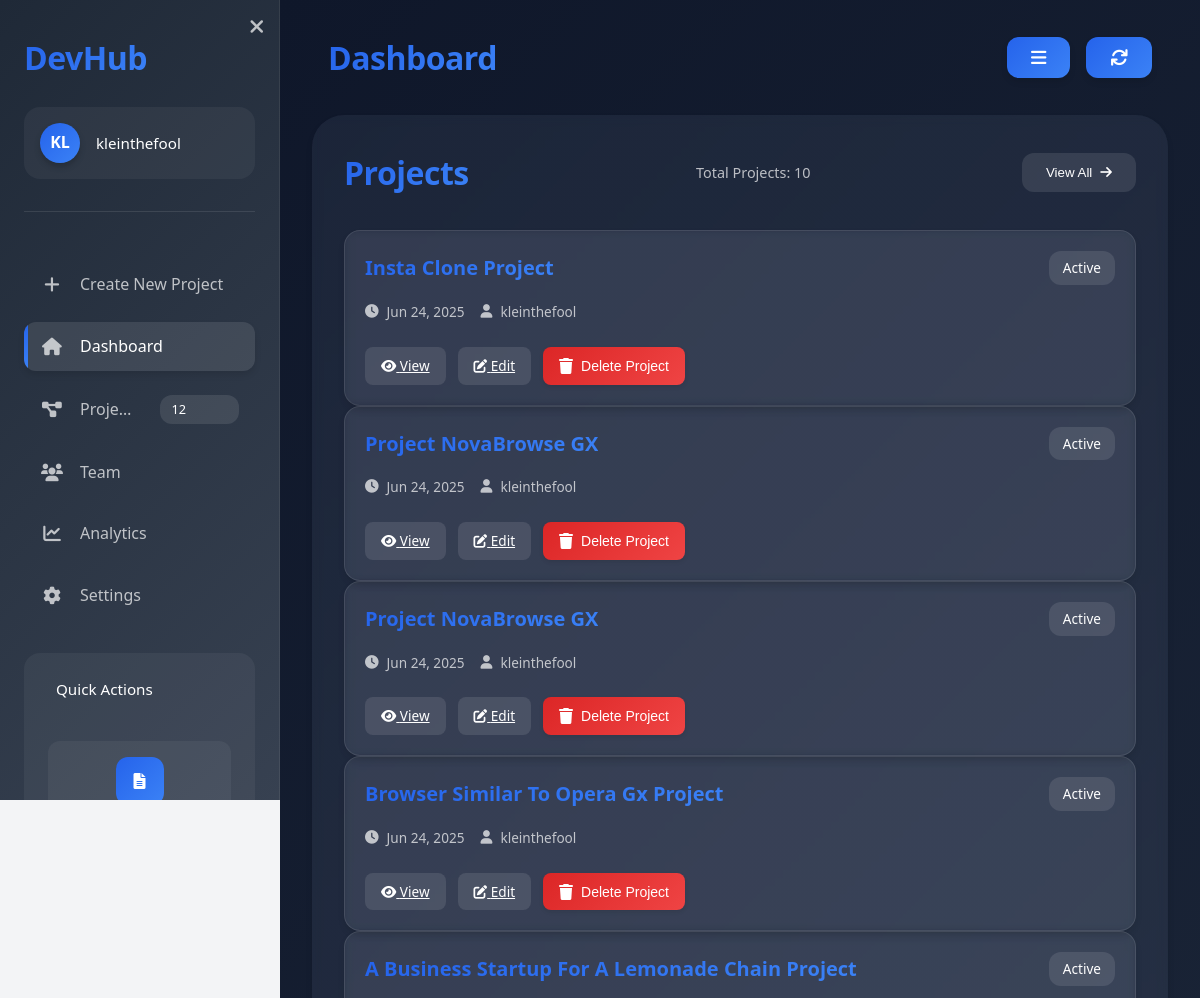
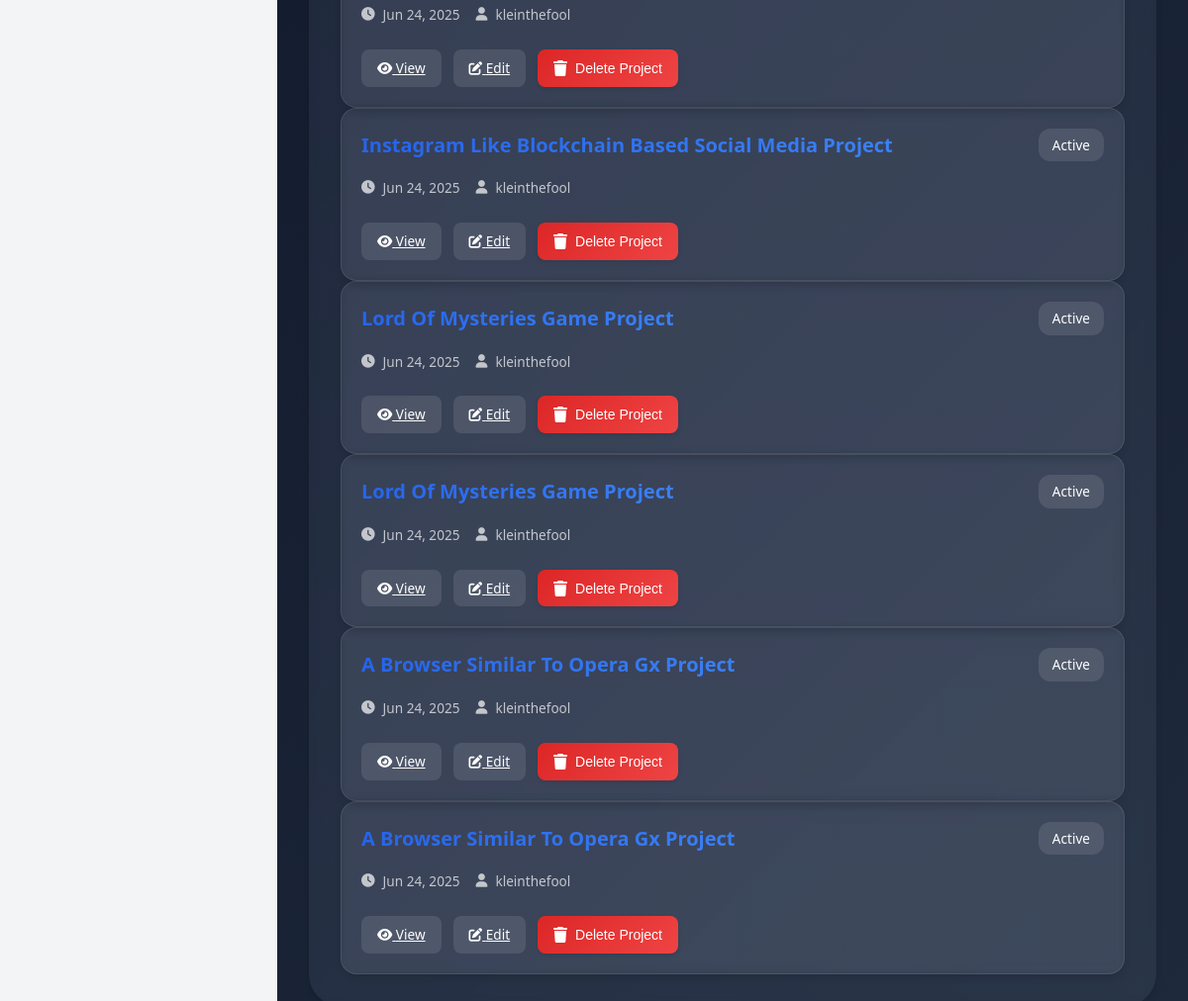
Screenshot of /users/dashboard/ (signed in) with the database file from the repository (2 pictures, top to bottom).
### projects/models.py (models this page shows, shortened)
class Project(models.Model):
    user = models.ForeignKey(User, on_delete=models.CASCADE)  # Links to the user who created it
    name = models.CharField(max_length=255)  # Project name
    created_at = models.DateTimeField(auto_now_add=True)  # Timestamp
    roadmap = models.JSONField(null=True, blank=True)  # Store the roadmap JSON data

### users/views.py (the view)
# urls.py: path("dashboard/", dashboard_view, name="dashboard"),
@login_required
def dashboard_view(request):
    projects = Project.objects.filter(user=request.user)  # Fetch only the logged-in user's projects
    return render(request, "dashboard.html", {"projects": projects})

### templates/dashboard.html (shortened to what this page needs)
<!DOCTYPE html>
<html lang="en">
<head>
    <link href="https://cdnjs.cloudflare.com/ajax/libs/font-awesome/6.0.0/css/all.min.css" rel="stylesheet">
</head>
<body>
    <div class="dashboard-container">
        <div class="sidebar">
            <div class="sidebar-header">
                <h2 class="sidebar-logo">DevHub</h2>
                <div class="sidebar-user">
                    <div class="user-avatar">{{ request.user.username|slice:':2'|upper }}</div>
                    <span class="user-name">{{ request.user.username|truncatechars:20 }}</span>
                </div>
                <button class="sidebar-toggle" onclick="toggleSidebar()">
                    <i class="fas fa-times"></i>
                </button>
            </div>
            <nav class="sidebar-nav">
                <a href="{% url 'create_project' %}" class="nav-item">
                    <i class="fas fa-plus"></i>
                    <span>Create New Project</span>
                </a>
                <a href="{% url 'dashboard' %}" class="nav-item active">
                    <i class="fas fa-home"></i>
                    <span>Dashboard</span>
                </a>
                <a href="#" class="nav-item">
                    <i class="fas fa-project-diagram"></i>
                    <span>Projects</span>
                    <span class="badge">12</span>
                </a>
                <a href="#" class="nav-item">
                    <i class="fas fa-users"></i>
                    <span>Team</span>
                </a>
                <a href="#" class="nav-item">
                    <i class="fas fa-chart-line"></i>
                    <span>Analytics</span>
                </a>
                <a href="#" class="nav-item">
                    <i class="fas fa-cog"></i>
                    <span>Settings</span>
                </a>
            </nav>
            <div class="quick-actions">
                <div class="quick-actions-header">
                    <h3 class="quick-actions-title">Quick Actions</h3>
                </div>
                <div class="quick-actions-list">
                    <div class="quick-action">
                        <div class="quick-action-icon">
                            <i class="fas fa-file-alt"></i>
                        </div>
                    </div>
                </div>
            </div>
        </div>
        <div class="content-area">
            <div class="header">
                <h1 class="header-title">Dashboard</h1>
                <div class="header-actions">
                    <button class="action-btn" onclick="toggleSidebar()">
                        <i class="fas fa-bars"></i>
                    </button>
                    <button class="action-btn" onclick="refreshDashboard()">
                        <i class="fas fa-sync"></i>
                    </button>
                </div>
            </div>
            <div class="projects-section">
                <div class="projects-header">
                    <h2 class="projects-title">Projects</h2>
                    <span class="projects-count">Total Projects: {{ projects|length }}</span>
                    <button class="view-all-btn">
                        View All
                        <i class="fas fa-arrow-right"></i>
                    </button>
                </div>
                {% if projects %}
                    <div class="projects-grid">
                        {% for project in projects %}
                            <div class="project-card">
                                <div class="project-card-header">
                                    <h3 class="project-card-title">{{ project.name }}</h3>
                                    <span class="project-card-status">Active</span>
                                </div>
                                <div class="project-card-meta">
                                    <div class="project-card-meta-item">
                                        <i class="fas fa-clock"></i>
                                        <span>{{ project.created_at|date:"M d, Y" }}</span>
                                    </div>
                                    <div class="project-card-meta-item">
                                        <i class="fas fa-user"></i>
                                        <span>{{ request.user.username }}</span>
                                    </div>
                                </div>
                                <div class="project-card-actions">
                                    <a href="{% url 'projects_1:dev_environment' project.id %}" class="project-card-action-btn">
                                        <i class="fas fa-eye"></i> View
                                    </a>
                                    <a href="{% url 'projects_1:dev_environment' project.id %}" class="project-card-action-btn">
                                        <i class="fas fa-edit"></i> Edit
                                    </a>
                                    <button class="delete-project-btn" onclick="deleteProject('{{ project.id }}')">
                                        <i class="fas fa-trash"></i>
                                        Delete Project
                                    </button>
                                </div>
                            </div>
                        {% endfor %}
                    </div>
                {% endif %}
            </div>
        </div>
</body>
</html>

### rows the page displays
Project: name "Insta Clone Project", created_at "Jun 24, 2025"
Project: name "Project NovaBrowse GX", created_at "Jun 24, 2025"
Project: name "Project NovaBrowse GX", created_at "Jun 24, 2025"
Project: name "Browser Similar To Opera Gx Project", created_at "Jun 24, 2025"
Project: name "A Business Startup For A Lemonade Chain Project", created_at "Jun 24, 2025"
Project: name "Instagram Like Blockchain Based Social Media Project", created_at "Jun 24, 2025"
Project: name "Lord Of Mysteries Game Project", created_at "Jun 24, 2025"
Project: name "Lord Of Mysteries Game Project", created_at "Jun 24, 2025"
Project: name "A Browser Similar To Opera Gx Project", created_at "Jun 24, 2025"
Project: name "A Browser Similar To Opera Gx Project", created_at "Jun 24, 2025"

### other values shown
{{ request.user.username|slice:':2'|upper }} "KL"
{{ request.user.username|truncatechars:20 }} "kleinthefool"
{{ projects|length }} "10"
{{ request.user.username }} "kleinthefool"
